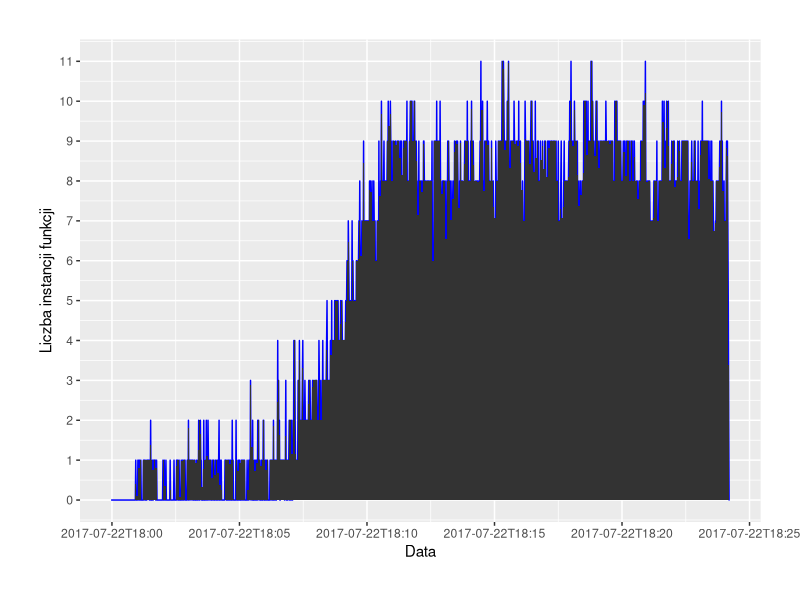

Generate this figure with R:
library("ggplot2")
library("scales")

png(filename="hosts.png", width=1280, height=1024)

dat = read.csv("hosts.csv", sep=';')
dat$Time = as.POSIXct(dat$Time, format = "%Y-%m-%dT%H:%M:%S")

ggplot(data=dat, aes(x=Time, y=Value, group=1)) +
geom_line(colour="blue", size=0.5) +
   scale_x_datetime(labels = date_format("%Y-%m-%dT%H:%M"), breaks = pretty_breaks(n=10)) +
   scale_y_continuous(breaks=pretty_breaks(n=10)) +
   theme(plot.margin = unit(c(1,1,1,1), "cm")) +
   labs(x="Data") +
   labs(y="Liczba instancji funkcji") +
   geom_area(aes(y=Value))




